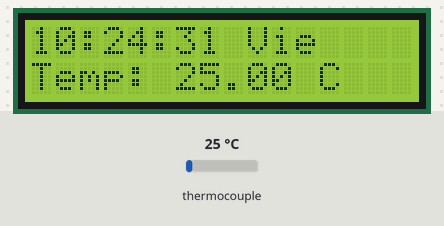
This sketch was run on a simulated Arduino Uno, built with avr-gcc and run on an emulated ATmega328P. On the bench: 16×2 character LCD. The inputs (shaded band) are chosen by the test bench; at power-on: thermocouple 25 °C. The local clock reads 2024-03-15 10:24:30 at power-on unless the sketch sets it; what the sketch prints to the serial monitor is not drawn.

Above: at 1.2 s.
1.3 s: thermocouple set to 6 °C
At 2.9 s:
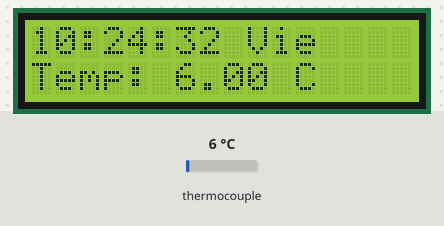
4.4 s: thermocouple set to 75 °C
At 6.0 s:
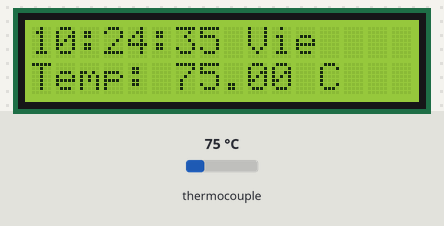
7.5 s: thermocouple set to 150 °C
At 8.9 s:
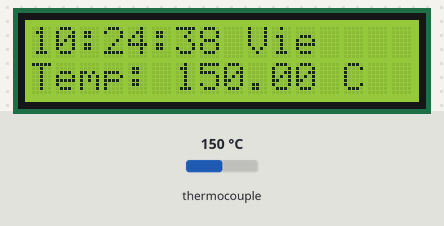
Timing chart, 0 to 10.5 s (numbered marks = the images above; inputs shaded):
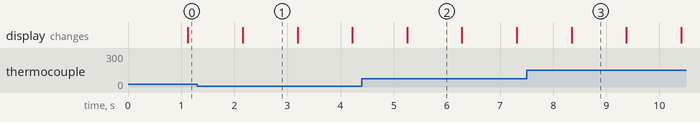

Measured:
- what the display in image 1 shows lasts 1.0 s, from 2.2 s to 3.2 s

The sketch:

Examen.ino
```cpp
#include <stdlib.h>
#include <Wire.h>
#include "Max6675.h"
#include <LCD.h>
#include <LiquidCrystal_I2C.h>
#include <Ds1302.h>

// Pines para el MAX6675
int thermoDO = 4;
int thermoCS = 3;
int thermoCLK = 2;

// Pines para el DS1302
#define PIN_RST 7  // Pin de reinicio (RST) del DS1302
#define PIN_CLK 6  // Pin de reloj (CLK) del DS1302
#define PIN_DAT 5  // Pin de datos (DAT) del DS1302

// Instancias para el termopar y el RTC
MAX6675 thermocouple(thermoCLK, thermoCS, thermoDO);
Ds1302 rtc(PIN_RST, PIN_CLK, PIN_DAT);
LiquidCrystal_I2C lcd(0x27, 16, 2);  // LCD de 16x2

// Días de la semana
const static char* DiasdelaSemana[] = {
    "Lun", "Mar", "Mie", "Jue", "Vie", "Sab", "Dom"
};

void setup() {
  Serial.begin(9600);

  // Inicia LCD
  lcd.begin(16, 2);                  // 16 columnas, 2 filas
  lcd.setBacklightPin(3, POSITIVE);   // Configurar el backlight
  lcd.setBacklight(HIGH);             // Encender backlight
  lcd.clear();                        // Limpiar la pantalla

  // Inicializar el RTC
  rtc.init();
}

String floatToString(float x, byte precision = 2) {
  char tmp[16];
  dtostrf(x, 0, precision, tmp);      // Convertir el float a string
  return String(tmp);
}

void loop() {
  // Lectura de temperatura
  float Temp = thermocouple.readCelsius();

  // Obtiene la fecha y hora actual del RTC
  Ds1302::DateTime now;
  rtc.getDateTime(&now);

  static uint8_t ultimo_segundo = 0;

  // Actualiza solo si ha cambiado el segundo
  if (ultimo_segundo != now.second) {
    ultimo_segundo = now.second;

    // Muestra la hora y fecha en el monitor serial
    char buffer[30];
    sprintf(buffer, "%02d:%02d:%02d %s",
            now.hour, now.minute, now.second,
            DiasdelaSemana[now.dow - 1]);
    Serial.println(buffer);

    // Mostrar hora y día de la semana en la primera línea del LCD
    lcd.clear();
    lcd.setCursor(0, 0);
    lcd.print(buffer);  // Mostrar hora y día en la primera línea

    // Mostrar temperatura en la segunda línea del LCD
    lcd.setCursor(0, 1);
    lcd.print("Temp: ");
    lcd.print(floatToString(Temp, 2));
    lcd.print(" C");
  }

  delay(500);  // Actualización cada 500 ms
}
```
